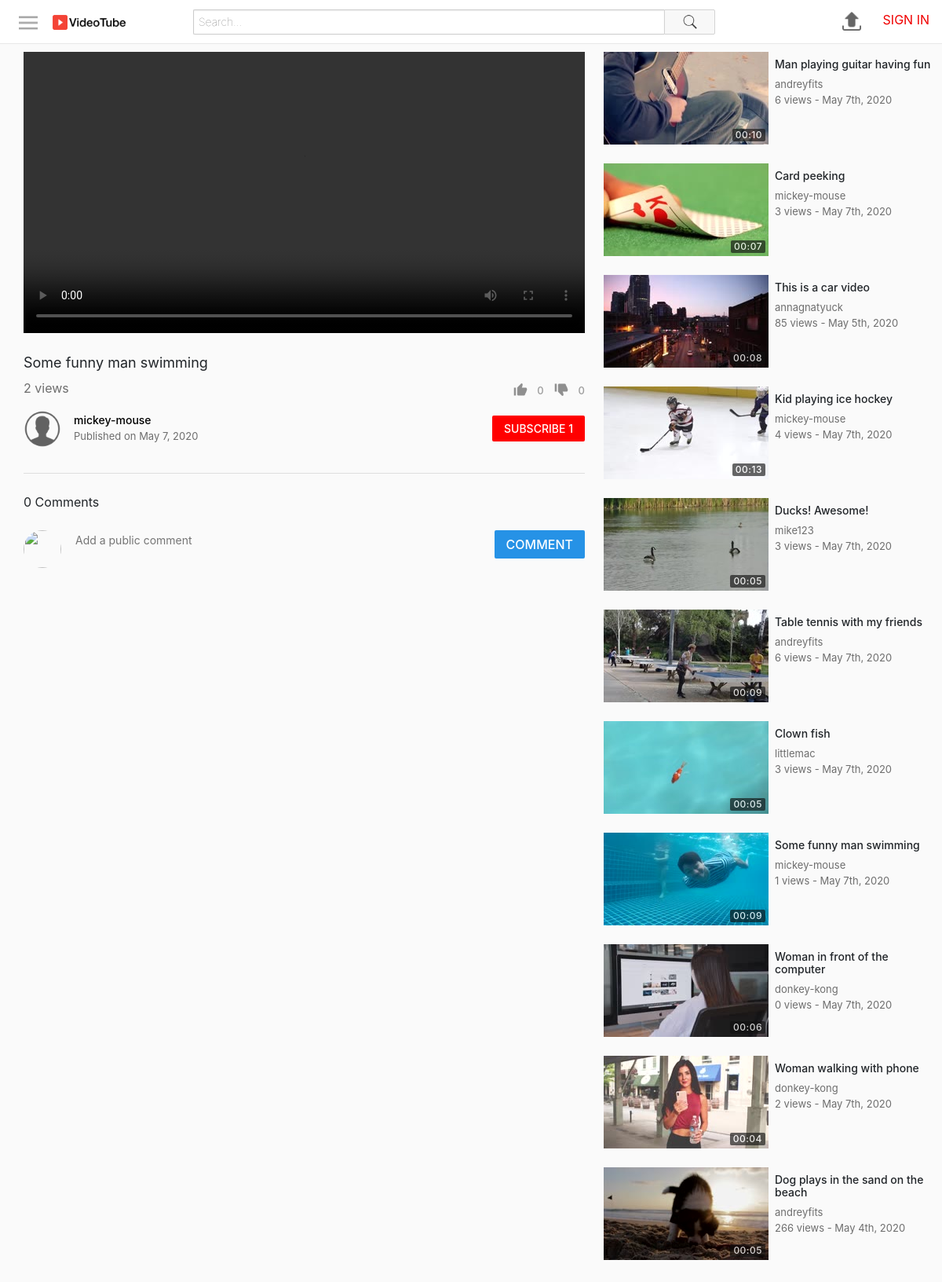
The page /watch.php?id=28 on the database its author committed.
### tables this page shows
CREATE TABLE `videos` (
  `id` int(11) NOT NULL,
  `uploadedBy` varchar(50) NOT NULL,
  `title` varchar(70) NOT NULL,
  `description` varchar(1000) NOT NULL,
  `privacy` int(11) NOT NULL,
  `filePath` varchar(250) NOT NULL,
  `category` int(11) NOT NULL,
  `uploadDate` datetime NOT NULL DEFAULT current_timestamp(),
  `views` int(11) NOT NULL,
  `duration` varchar(10) NOT NULL
);

CREATE TABLE `users` (
  `id` int(11) NOT NULL,
  `firstName` varchar(25) NOT NULL,
  `lastName` varchar(25) NOT NULL,
  `username` varchar(25) NOT NULL,
  `email` varchar(100) NOT NULL,
  `password` varchar(255) NOT NULL,
  `signUpDate` datetime NOT NULL DEFAULT current_timestamp(),
  `profilePic` varchar(255) NOT NULL
);

CREATE TABLE `thumbnails` (
  `id` int(11) NOT NULL,
  `videoId` int(11) NOT NULL,
  `filePath` varchar(250) NOT NULL,
  `selected` int(11) NOT NULL
);

### includes/classes/User.php (called while the page is built, shortened)
<?php
class User
{
	private $con, $sqlData;
	public function __construct($con, $username)
	{
		$this->con = $con;
		$query = $this->con->prepare("SELECT * FROM users WHERE username = :un");
		$query->bindParam(":un", $username);
		$query->execute();
		$this->sqlData = $query->fetch(PDO::FETCH_ASSOC);
	}
	public static function isLoggedIn()
	{
		return isset($_SESSION["userLoggedIn"]);
	}
	public function getUsername()
	{
		return $this->sqlData["username"] ?? ButtonProvider::$signInFunction;
	}
	public function getProfilePic()
	{
		return $this->sqlData["profilePic"];
	}
	public function isSubscribedTo($userTo)
	{
		$query = $this->con->prepare("SELECT * FROM subscribers WHERE userTo=:userTo AND userFrom=:userFrom");
		$query->bindParam(":userTo", $userTo);
		$query->bindParam(":userFrom", $username);
		$username = $this->getUsername();
		$query->execute();
		return $query->rowCount() > 0;
	}
	public function getSubscriberCount()
	{
		$query = $this->con->prepare("SELECT * FROM subscribers WHERE userTo=:userTo");
		$query->bindParam(":userTo", $username);
		$query->execute();
		return $query->rowCount();
	}
}

### includes/classes/Video.php (called while the page is built, shortened)
<?php
class Video
{
	private $con, $sqlData, $userLoggedInObj;
	public function __construct($con, $input, $userLoggedInObj)
	{
		$this->con = $con;
		$this->userLoggedInObj = $userLoggedInObj;
		if (is_array($input)) {
			$this->sqlData = $input;
		} else {
			$query = $this->con->prepare("SELECT * FROM videos WHERE id = :id");
			$query->bindParam(":id", $input);
			$query->execute();
			$this->sqlData = $query->fetch(PDO::FETCH_ASSOC);
		}
	}
	public function getId()
	{
		return $this->sqlData["id"];
	}
	public function getUploadedBy()
	{
		return $this->sqlData["uploadedBy"];
	}
	public function getTitle()
	{
		return $this->sqlData["title"];
	}
	public function getUploadDate()
	{
		$date = $this->sqlData["uploadDate"];
		return date("M j, Y", strtotime($date));
	}
	public function getTimeStamp()
	{
		$date = $this->sqlData["uploadDate"];
		return date("M jS, Y", strtotime($date));
	}
	public function getViews()
	{
		return $this->sqlData["views"];
	}
	public function getDuration()
	{
		return $this->sqlData["duration"];
	}
	public function incrementViews()
	{
		$videoId = $this->getId();
		$this->sqlData["views"] = $this->sqlData["views"] + 1;
	}
	public function getLikes()
	{
		$query = $this->con->prepare("SELECT count(*) as 'count' FROM likes WHERE videoId = :videoId");
		$query->bindParam(":videoId", $videoId);
		$query->execute();
		$data = $query->fetch(PDO::FETCH_ASSOC);
		return $data["count"];
	}
	public function getDislikes()
	{
		$query = $this->con->prepare("SELECT count(*) as 'count' FROM dislikes WHERE videoId = :videoId");
		$query->bindParam(":videoId", $videoId);
		$query->execute();
		$data = $query->fetch(PDO::FETCH_ASSOC);
		return $data["count"];
	}
	public function wasLikedBy()
	{
		$query = $this->con->prepare("SELECT * FROM likes WHERE username=:username AND videoId=:videoId");
		$query->bindParam(":username", $username);
		$query->bindParam(":videoId", $id);
		$id = $this->getId();
		$username = $this->userLoggedInObj->getUsername();
		$query->execute();
		return $query->rowCount() > 0;
	}
	public function wasDislikedBy()
	{
		$query = $this->con->prepare("SELECT * FROM dislikes WHERE username=:username AND videoId=:videoId");
		$query->bindParam(":username", $username);
		$query->bindParam(":videoId", $id);
		$query->execute();
		return $query->rowCount() > 0;
	}
	public function getThumbnail()
	{
		$query = $this->con->prepare("SELECT filePath FROM thumbnails WHERE videoId=:videoId AND selected=1");
		$query->bindParam(":videoId", $videoId);
		$videoId = $this->getId();
		$query->execute();
		return $query->fetchColumn();
	}
}

### includes/classes/VideoGridItem.php (the view)
<?php
class VideoGridItem
{
	private $video, $largeMode;
	public function __construct($video, $largeMode)
	{
		$this->video = $video;
		$this->largeMode = $largeMode;
	}
	public function create()
	{
		$thumbnail = $this->createThumbnail();
		$details = $this->createDetails();
		$url = "watch.php?id=" . $this->video->getId();
		return "<a href='$url'>
                    <div class='videoGridItem'>
                        $thumbnail
                        $details
                    </div>
                </a>";
	}
	private function createThumbnail()
	{
		$thumbnail = $this->video->getThumbnail();
		$duration = $this->video->getDuration();
		return "<div class='thumbnail'>
                    <img src='$thumbnail'>
                    <div class='duration'>
                        <span>$duration</span>
                    </div>
                </div>";
	}
	private function createDetails()
	{
		$title = $this->video->getTitle();
		$username = $this->video->getUploadedBy();
		$views = $this->video->getViews();
		$description = $this->createDescription();
		$timestamp = $this->video->getTimeStamp();
		return "<div class='details'>
                    <h3 class='title'>$title</h3>
                    <span class='username'>$username</span>
                    <div class='stats'>
                        <span class='viewCount'>$views views - </span>
                        <span class='timeStamp'>$timestamp</span>
                    </div>
                    $description
                </div>";
	}
	private function createDescription()
	{
		if (!$this->largeMode) {
			return "";
		} else {
			$description = $this->video->getDescription();
			$description = (strlen($description) > 350) ? substr($description, 0, 347) . "..." : $description;
			return "<span class='description'>$description</span>";
		}
	}
}

### includes/classes/ButtonProvider.php (shortened to what this page needs)
<?php
class ButtonProvider
{
	public static string $signInFunction = "notSignedIn()";
	public static function createLink($link)
	{
		return User::isLoggedIn() ? $link : ButtonProvider::$signInFunction;
	}
	public static function createButton($text, $imageSrc, $action, $class)
	{
		$image = ($imageSrc == null) ? "" : "<img src='$imageSrc'>";
		$action = ButtonProvider::createLink($action);
		return "<button class='$class' onclick='$action'>
                    $image
                    <span class='text'>$text</span>
                </button>";
	}
	public static function createUserProfileButton($con, $username)
	{
		$userObj = new User($con, $username);
		$profilePic = $userObj->getProfilePic();
		$link = "profile.php?username=$username";
		return "<a href='$link'>
                    <img src='$profilePic' class='profilePicture'>
                </a>";
	}
	public static function createSubscriberButton($con, $userToObj, $userLoggedInObj)
	{
		$userTo = $userToObj->getUsername();
		$userLoggedIn = $userLoggedInObj->getUsername();
		$isSubscribedTo = $userLoggedInObj->isSubscribedTo($userTo);
		$buttonText = $isSubscribedTo ? "SUBSCRIBED" : "SUBSCRIBE";
		$buttonText .= " " . $userToObj->getSubscriberCount();
		$buttonClass = $isSubscribedTo ? "unsubscribe button" : "subscribe button";
		$action = "subscribe(\"$userTo\", \"$userLoggedIn\", this)";
		$button = ButtonProvider::createButton($buttonText, null, $action, $buttonClass);
		return "<div class='subscribeButtonContainer'>
                    $button
                </div>";
	}
	public static function createUserProfileNavigationButton($con, $username)
	{
		if (User::isLoggedIn()) {
			return ButtonProvider::createUserProfileButton($con, $username);
		} else {
			return "<a href='signIn.php'>
                        <span class='signInLink'>SIGN IN</span>
                    </a>";
		}
	}
}

### includes/classes/VideoInfoSection.php
<?php
require_once("includes/classes/VideoInfoControls.php");
class VideoInfoSection
{
	private $con, $video, $userLoggedInObj;
	public function __construct($con, $video, $userLoggedInObj)
	{
		$this->con = $con;
		$this->video = $video;
		$this->userLoggedInObj = $userLoggedInObj;
	}
	public function create()
	{
		return $this->createPrimaryInfo() . $this->createSecondaryInfo();
	}
	private function createPrimaryInfo()
	{
		$title = $this->video->getTitle();
		$views = $this->video->getViews();
		$videoInfoControls = new VideoInfoControls($this->video, $this->userLoggedInObj);
		$controls = $videoInfoControls->create();
		return "<div class='videoInfo'>
                    <h1>$title</h1>
                    <div class='bottomSection'>
                        <span class='viewCount'>$views views</span>
                        $controls
                    </div>
                </div>";
	}
	private function createSecondaryInfo()
	{
		$description = $this->video->getDescription();
		$uploadDate = $this->video->getUploadDate();
		$uploadedBy = $this->video->getUploadedBy();
		$profileButton = ButtonProvider::createUserProfileButton($this->con, $uploadedBy);
		if ($uploadedBy == $this->userLoggedInObj->getUsername()) {
			$actionButton = ButtonProvider::createEditVideoButton($this->video->getId());
		} else {
			$userToObject = new User($this->con, $uploadedBy);
			$actionButton = ButtonProvider::createSubscriberButton($this->con, $userToObject, $this->userLoggedInObj);
		}
		return "<div class='secondaryInfo'>
                    <div class='topRow'>
                        $profileButton
                        <div class='uploadInfo'>
                            <span class='owner'>
                                <a href='profile.php?username=$uploadedBy'>
                                    $uploadedBy
                                </a>
                            </span>
                            <span class='date'>Published on $uploadDate</span>
                        </div>
                        $actionButton
                    </div>
                    <div class='descriptionContainer'>
                        $description
                    </div>
        		</div>";
	}
}

### includes/classes/VideoGrid.php (shortened to what this page needs)
<?php
class VideoGrid
{
	private $con, $userLoggedInObj;
	private $largeMode = false;
	private $gridClass = "videoGrid";
	public function __construct($con, $userLoggedInObj)
	{
		$this->con = $con;
		$this->userLoggedInObj = $userLoggedInObj;
	}
	public function create($videos, $title, $showFilter)
	{
		if ($videos == null) {
			$gridItems = $this->generateItems();
		} else {
			$gridItems = $this->generateItemsFromVideos($videos);
		}
		$header = "";
		return "$header
				<div class='$this->gridClass'>
					$gridItems
                </div>";
	}
	public function generateItems()
	{
		$query = $this->con->prepare("SELECT * FROM videos ORDER BY RAND() LIMIT 15");
		$query->execute();
		$elementsHtml = "";
		while ($row = $query->fetch(PDO::FETCH_ASSOC)) {
			$video = new Video($this->con, $row, $this->userLoggedInObj);
			$item = new VideoGridItem($video, $this->largeMode);
			$elementsHtml .= $item->create();
		}
		return $elementsHtml;
	}
}

### assets/css/style.css (style rules this page uses)
html, body { height: 100%; padding: 0; margin: 0; }
.videoInfo { width: 100%; padding: 20px 0 8px 0; }
.videoInfo h1 { display: block; overflow: hidden; font-size: 18px; font-weight: 400; line-height: 24px; }
.videoInfo .bottomSection { display: flex; }
.videoInfo .bottomSection .viewCount { color: rgba(17, 17, 17, 0.6); font-size: 16px; flex: 1; }
.videoInfo .bottomSection .controls button { padding: 0; background-color: transparent; border: none; color: rgba(17, 17, 17, 0.4); font-weight: 500; font-size: 13px; cursor: pointer; outline: none; }
.videoInfo .bottomSection .controls button img { height: 20px; width: 20px; margin: 4px 8px 8px 8px; }
.secondaryInfo .topRow { display: flex; margin-bottom: 12px; }
.profilePicture { height: 100%; }
.secondaryInfo .topRow .profilePicture { margin-right: 16px; width: 48px; height: 48px; border-radius: 50%; }
.secondaryInfo .topRow .uploadInfo { flex: 1; display: flex; flex-direction: column; margin-right: 10px; }
.secondaryInfo .topRow .uploadInfo .date { color: rgba(17, 17, 17, 0.6); font-size: 13px; font-weight: 400; }
.secondaryInfo { border-bottom: 1px solid #dedede; padding-bottom: 20px; margin-bottom: 20px; }
.secondaryInfo .topRow .button { padding: 6px 15px; cursor: pointer; font-weight: 500; border-radius: 2px; border: none; font-size: 14px; }
.secondaryInfo .topRow .subscribeButtonContainer, .secondaryInfo .topRow .editVideoButtonContainer { display: flex; flex-direction: column; justify-content: center; }
.subscribeButtonContainer .subscribe { background-color: #f00; color: #fff; outline: none; }
.secondaryInfo .topRow .uploadInfo .owner a { font-size: 14px; font-weight: 500; color: #000000; }
.commentSection .header .commentForm .profilePicture, .commentSection .comment .profilePicture, .commentForm .profilePicture { margin-right: 16px; width: 48px; height: 48px; border-radius: 50%; }
.commentSection .header .commentForm .postComment, .itemContainer .commentForm .postComment, .itemContainer .commentForm .cancelComment { height: 36px; background-color: #2692e6; color: #fff; font-weight: 500; border: none; padding: 0 15px; border-radius: 2px; outline: none; }
.videoGrid { display: flex; flex-wrap: wrap; }
.suggestions .videoGridItem { display: flex; height: auto; }
.videoGridItem { height: 200px; margin-right: 4px; margin-bottom: 24px; }
.videoGridItem .thumbnail { width: 210px; height: 118px; position: relative; }
.suggestions .videoGridItem .thumbnail { margin-right: 8px; }
.videoGridItem .thumbnail img { width: 100%; height: 100%; }
.videoGridItem .thumbnail .duration { bottom: 0; right: 0; position: absolute; margin: 4px; color: #ffffff; background-color: rgba(17, 17, 17, 0.8); opacity: 0.8; padding: 2px 4px; border-radius: 2px; letter-spacing: 0.5px; font-size: 12px; font-weight: 500; line-height: 12px; }
.videoGridItem .details { padding-right: 24px; position: relative; cursor: pointer; display: flex; flex-direction: column; width: 210px; }
.suggestions .videoGridItem .details { padding-right: 0; flex: 1; }
.videoGridItem .details .title { margin: 8px 0; max-height: 32px; overflow: hidden; font-size: 14px; font-weight: 500; line-height: 16px; color: #212529; }
.videoGridItem .details .username, .videoGridItem .details .stats { color: rgba(17, 17, 17, 0.6); font-size: 13px; overflow-x: hidden; text-overflow: ellipsis; white-space: nowrap; }
.signInLink { color: #f00000; margin-left: 15px; }

### rows shown on the page
videos: title "Some funny man swimming", uploadedBy "mickey-mouse", uploadDate "May 7, 2020", thumbnails.filePath (picture), duration "00:09", views "1", uploadDate "May 7th, 2020"
users: profilePic (placeholder picture)
videos: thumbnails.filePath (picture), duration "00:10", title "Man playing guitar having fun", uploadedBy "andreyfits", views "6", uploadDate "May 7th, 2020"
videos: thumbnails.filePath (picture), duration "00:07", title "Card peeking", uploadedBy "mickey-mouse", views "3", uploadDate "May 7th, 2020"
videos: thumbnails.filePath (picture), duration "00:08", title "This is a car video", uploadedBy "annagnatyuck", views "85", uploadDate "May 5th, 2020"
videos: thumbnails.filePath (picture), duration "00:13", title "Kid playing ice hockey", uploadedBy "mickey-mouse", views "4", uploadDate "May 7th, 2020"
videos: thumbnails.filePath (picture), duration "00:05", title "Ducks! Awesome!", uploadedBy "mike123", views "3", uploadDate "May 7th, 2020"
videos: thumbnails.filePath (picture), duration "00:09", title "Table tennis with my friends", uploadedBy "andreyfits", views "6", uploadDate "May 7th, 2020"
videos: thumbnails.filePath (picture), duration "00:05", title "Clown fish", uploadedBy "littlemac", views "3", uploadDate "May 7th, 2020"
videos: thumbnails.filePath (picture), duration "00:06", title "Woman in front of the computer", uploadedBy "donkey-kong", views "0", uploadDate "May 7th, 2020"
videos: thumbnails.filePath (picture), duration "00:04", title "Woman walking with phone", uploadedBy "donkey-kong", views "2", uploadDate "May 7th, 2020"
videos: thumbnails.filePath (picture), duration "00:05", title "Dog plays in the sand on the beach", uploadedBy "andreyfits", views "266", uploadDate "May 4th, 2020"

### other values the page prints
$views "2"
$text "0 0 SUBSCRIBE 1 COMMENT"
$numComments "0"
